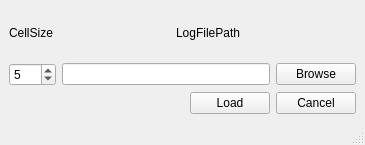
<?xml version="1.0" encoding="UTF-8"?>
<ui version="4.0">
 <class>Settings</class>
 <widget class="QMainWindow" name="Settings">
  <property name="geometry">
   <rect>
    <x>0</x>
    <y>0</y>
    <width>365</width>
    <height>145</height>
   </rect>
  </property>
  <property name="windowTitle">
   <string>MainWindow</string>
  </property>
  <widget class="QWidget" name="centralwidget">
   <property name="sizePolicy">
    <sizepolicy hsizetype="Minimum" vsizetype="Minimum">
     <horstretch>0</horstretch>
     <verstretch>0</verstretch>
    </sizepolicy>
   </property>
   <layout class="QHBoxLayout" name="horizontalLayout_4">
    <item>
     <layout class="QVBoxLayout" name="verticalLayout" stretch="0,1,1">
      <item>
       <layout class="QHBoxLayout" name="horizontalLayout_3">
        <item>
         <widget class="QLabel" name="label">
          <property name="text">
           <string>CellSize</string>
          </property>
         </widget>
        </item>
        <item>
         <spacer name="horizontalSpacer_3">
          <property name="orientation">
           <enum>Qt::Horizontal</enum>
          </property>
          <property name="sizeHint" stdset="0">
           <size>
            <width>40</width>
            <height>20</height>
           </size>
          </property>
         </spacer>
        </item>
        <item>
         <widget class="QLabel" name="label_2">
          <property name="text">
           <string>LogFilePath</string>
          </property>
         </widget>
        </item>
        <item>
         <spacer name="horizontalSpacer_2">
          <property name="orientation">
           <enum>Qt::Horizontal</enum>
          </property>
          <property name="sizeHint" stdset="0">
           <size>
            <width>40</width>
            <height>20</height>
           </size>
          </property>
         </spacer>
        </item>
       </layout>
      </item>
      <item>
       <layout class="QHBoxLayout" name="horizontalLayout">
        <item>
         <widget class="QSpinBox" name="cellSize">
          <property name="minimum">
           <number>1</number>
          </property>
          <property name="maximum">
           <number>250</number>
          </property>
          <property name="value">
           <number>5</number>
          </property>
         </widget>
        </item>
        <item>
         <widget class="QLineEdit" name="filepath"/>
        </item>
        <item>
         <widget class="QPushButton" name="pushButton">
          <property name="text">
           <string>Browse</string>
          </property>
         </widget>
        </item>
       </layout>
      </item>
      <item>
       <layout class="QHBoxLayout" name="horizontalLayout_2">
        <item>
         <spacer name="horizontalSpacer">
          <property name="orientation">
           <enum>Qt::Horizontal</enum>
          </property>
          <property name="sizeHint" stdset="0">
           <size>
            <width>40</width>
            <height>20</height>
           </size>
          </property>
         </spacer>
        </item>
        <item>
         <widget class="QPushButton" name="load_button">
          <property name="text">
           <string>Load</string>
          </property>
         </widget>
        </item>
        <item>
         <widget class="QPushButton" name="cancel_button">
          <property name="text">
           <string>Cancel</string>
          </property>
         </widget>
        </item>
       </layout>
      </item>
     </layout>
    </item>
   </layout>
  </widget>
  <widget class="QMenuBar" name="menubar">
   <property name="geometry">
    <rect>
     <x>0</x>
     <y>0</y>
     <width>365</width>
     <height>21</height>
    </rect>
   </property>
  </widget>
  <widget class="QStatusBar" name="statusbar"/>
 </widget>
 <resources/>
 <connections/>
</ui>
